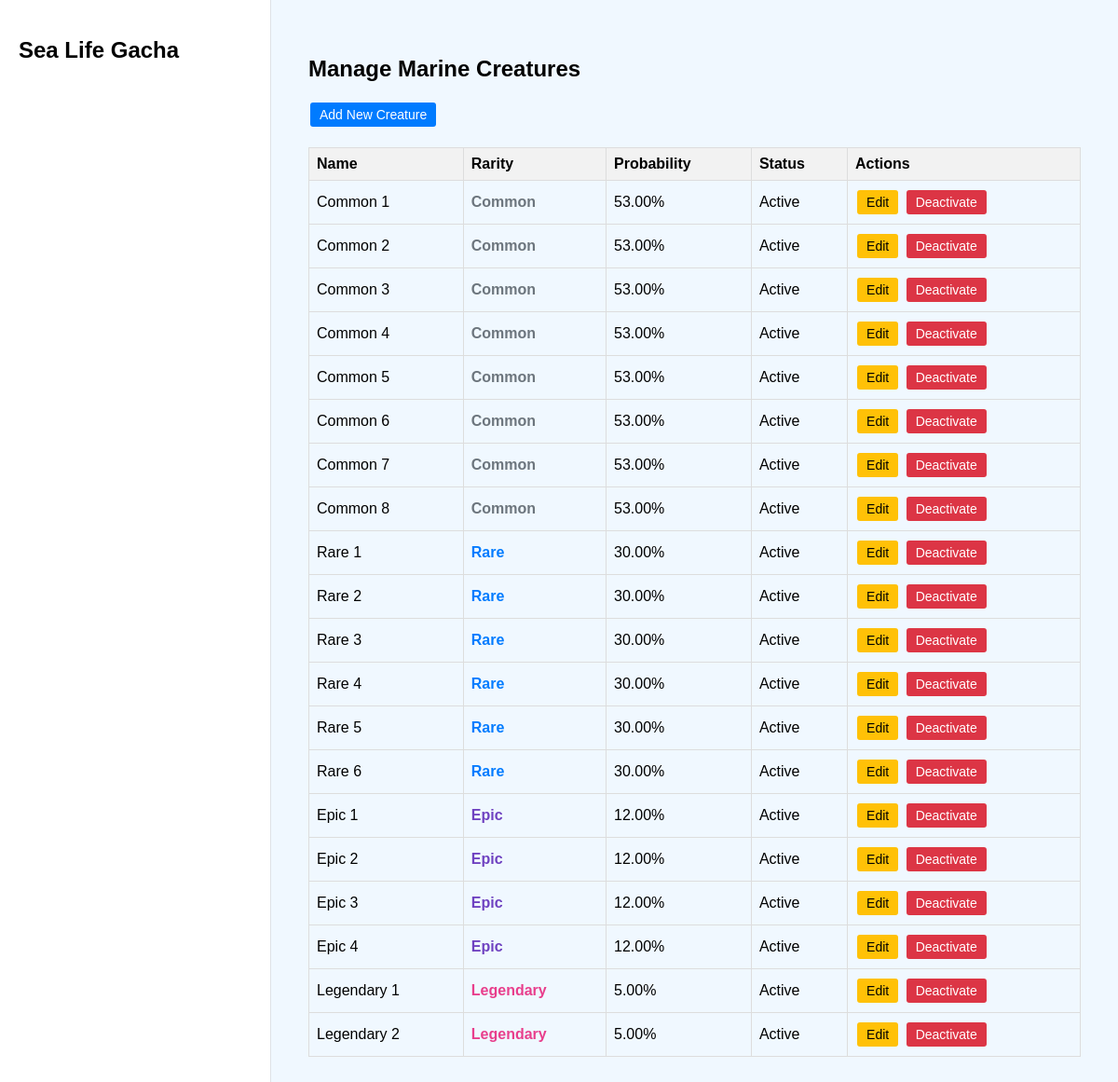
Screenshot of /admin/creatures with the database file from the repository.
### app.py (models this page shows)
class Creature(db.Model):
    id = db.Column(db.Integer, primary_key=True)
    name = db.Column(db.String(100), nullable=False)
    rarity = db.Column(db.String(20), nullable=False)
    image = db.Column(db.String(100))
    probability = db.Column(db.Float, nullable=False)
    is_active = db.Column(db.Boolean, default=True)

### app.py (the view)
@app.route('/admin/creatures')
def admin_creatures():
    creatures = Creature.query.all()
    return render_template('admin_creatures.html', creatures=creatures)

### templates/admin_creatures.html (shortened to what this page needs)
{% extends "base.html" %}
{% block content %}
<div class="admin-container">
    <h2>Manage Marine Creatures</h2>
    <div class="admin-actions">
        <button id="add-creature-btn" class="btn btn-primary">Add New Creature</button>
    </div>
    <table class="admin-table">
        <thead>
            <tr>
                <th>Name</th>
                <th>Rarity</th>
                <th>Probability</th>
                <th>Status</th>
                <th>Actions</th>
            </tr>
        </thead>
        <tbody>
            {% for creature in creatures %}
            <tr data-creature-id="{{ creature.id }}">
                <td>{{ creature.name }}</td>
                <td><span class="rarity {{ creature.rarity }}">{{ creature.rarity|title }}</span></td>
                <td>{{ "%.2f"|format(creature.probability * 100) }}%</td>
                <td class="status-cell">{{ 'Active' if creature.is_active else 'Inactive' }}</td>
                <td>
                    <button class="btn btn-edit edit-creature-btn" data-id="{{ creature.id }}">Edit</button>
                    <button class="btn toggle-creature-btn
                                 {% if not creature.is_active %}btn-activate{% else %}btn-deactivate{% endif %}"
                            data-id="{{ creature.id }}"
                            data-activate="{% if not creature.is_active %}true{% else %}false{% endif %}">
                        {% if not creature.is_active %}Activate{% else %}Deactivate{% endif %}
                    </button>
                </td>
            </tr>
            {% endfor %}
        </tbody>
    </table>
</div>
{% endblock %}

### templates/base.html (shortened to what this page needs)
<!DOCTYPE html>
<html lang="en">
<head>
    <link rel="stylesheet" href="{{ url_for('static', filename='style.css') }}">
</head>
<body>
    <div class="container {% if request.endpoint == 'auth' %}auth-mode{% endif %}">
        {% if request.endpoint != 'auth' %}
        <div class="sidebar">
            <h2>Sea Life Gacha</h2>
        </div>
        {% endif %}
        <div class="main-content">
            {% block content %}{% endblock %}
        </div>
    </div>
</body>
</html>

### templates/base.html (style rules this page uses)
body { font-family: sans-serif; margin: 0; background: #f0f8ff; }
.container { display: flex; min-height: 100vh; }
.sidebar { width: 250px; background: #ffffff; padding: 20px; border-right: 1px solid #dee2e6; flex-shrink: 0; }
.main-content { flex-grow: 1; padding: 20px; }

### templates/admin_creatures.html (style rules this page uses)
.admin-container { padding: 20px; }
.admin-table { width: 100%; border-collapse: collapse; margin-top: 20px; }
.admin-table th, .admin-table td { border: 1px solid #ddd; padding: 8px; text-align: left; }
.admin-table th { background-color: #f2f2f2; font-weight: bold; }
.btn { padding: 5px 10px; border: none; border-radius: 3px; cursor: pointer; margin: 2px; font-size: 14px; }
.btn-primary { background-color: #007bff; color: white; }
.btn-edit { background-color: #ffc107; color: black; }
.btn-deactivate { background-color: #dc3545; color: white; }
.rarity.common { color: #6c757d; font-weight: bold; }
.rarity.rare { color: #007bff; font-weight: bold; }
.rarity.epic { color: #6f42c1; font-weight: bold; }
.rarity.legendary { color: #e83e8c; font-weight: bold; }
.admin-actions { margin-bottom: 20px; }

### rows the page displays
Creature: name "Common 1", rarity "Common", creature.probability*100 "53.00", is_active "Active", shows "Deactivate"
Creature: name "Common 2", rarity "Common", creature.probability*100 "53.00", is_active "Active", shows "Deactivate"
Creature: name "Common 3", rarity "Common", creature.probability*100 "53.00", is_active "Active", shows "Deactivate"
Creature: name "Common 4", rarity "Common", creature.probability*100 "53.00", is_active "Active", shows "Deactivate"
Creature: name "Common 5", rarity "Common", creature.probability*100 "53.00", is_active "Active", shows "Deactivate"
Creature: name "Common 6", rarity "Common", creature.probability*100 "53.00", is_active "Active", shows "Deactivate"
Creature: name "Common 7", rarity "Common", creature.probability*100 "53.00", is_active "Active", shows "Deactivate"
Creature: name "Common 8", rarity "Common", creature.probability*100 "53.00", is_active "Active", shows "Deactivate"
Creature: name "Rare 1", rarity "Rare", creature.probability*100 "30.00", is_active "Active", shows "Deactivate"
Creature: name "Rare 2", rarity "Rare", creature.probability*100 "30.00", is_active "Active", shows "Deactivate"
Creature: name "Rare 3", rarity "Rare", creature.probability*100 "30.00", is_active "Active", shows "Deactivate"
Creature: name "Rare 4", rarity "Rare", creature.probability*100 "30.00", is_active "Active", shows "Deactivate"
Creature: name "Rare 5", rarity "Rare", creature.probability*100 "30.00", is_active "Active", shows "Deactivate"
Creature: name "Rare 6", rarity "Rare", creature.probability*100 "30.00", is_active "Active", shows "Deactivate"
Creature: name "Epic 1", rarity "Epic", creature.probability*100 "12.00", is_active "Active", shows "Deactivate"
Creature: name "Epic 2", rarity "Epic", creature.probability*100 "12.00", is_active "Active", shows "Deactivate"
Creature: name "Epic 3", rarity "Epic", creature.probability*100 "12.00", is_active "Active", shows "Deactivate"
Creature: name "Epic 4", rarity "Epic", creature.probability*100 "12.00", is_active "Active", shows "Deactivate"
Creature: name "Legendary 1", rarity "Legendary", creature.probability*100 "5.00", is_active "Active", shows "Deactivate"
Creature: name "Legendary 2", rarity "Legendary", creature.probability*100 "5.00", is_active "Active", shows "Deactivate"
